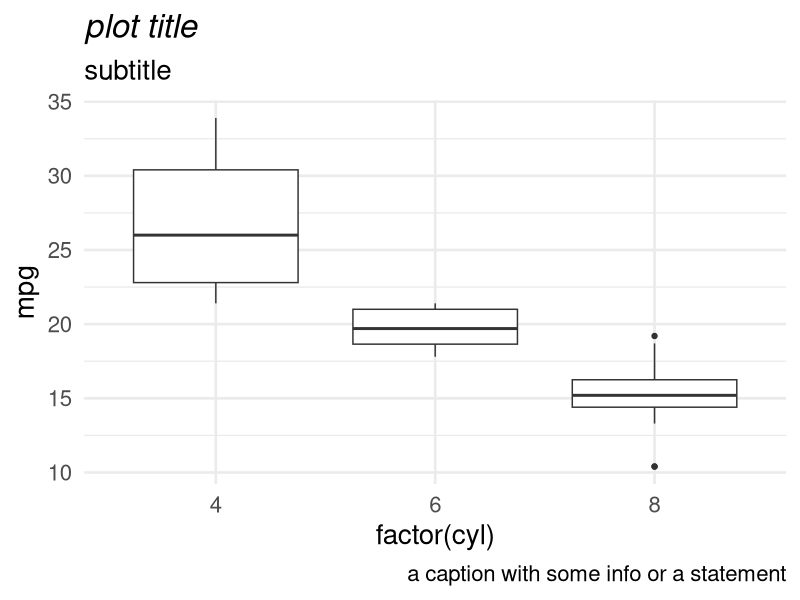
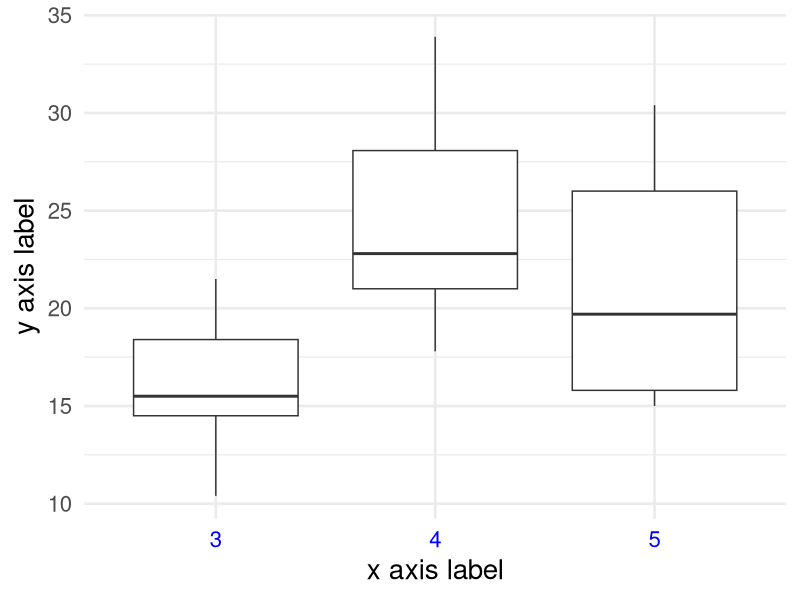

The R source for these figures, in order:
## ---- chunk 1
# **but comments inside a code chunk are normal R style

# echo=TRUE: the code you type in a chunk will appear in the output
knitr::opts_chunk$set(echo=TRUE) 

# another useful one when you're learning:
# tidy=TRUE: auto-formats code in output so that it's nicely indented etc.
#            (note: this will give you R Studio's preferred code format)


# notice that this chunk has the option include=FALSE
# this means that it won't show up in the output 
# (since it's not really "content", but just controls output)
## ---- chunk 2
library("dplyr"); library("reshape2"); library("ggplot2"); library("knitr")

# also set the ggplot2 theme to something nicer than the default
theme_set(theme_minimal(base_size=20))
## ---- chunk 3
# read in a dataset

# print the first few rows
## ---- chunk 4
# do some cleaning operations here -- e.g. 
#   - change column names;
#   - recode a column;
#   - reshape the data to long-format with melt(); 
#   - convert factor columns to character or vice versa; 
#   - ...
## ---- chunk 5
# make a table by calling `table()` on a column of interest
## ---- chunk 6
# add some stuff to the `table` command above to make a formatted version:
#   - wrap it in `as.data.frame()`, and then wrap that in `kable()`
#   - then give `kable()` a vector of `col.names=` that you want displayed
#   - you can also specify `digits=` in `kable()`, for rounding in the output
## ---- chunk 7
# example of combining `aggregate()` with `kable()`:
cars_mpg_tab <- aggregate(mpg ~ gear + cyl, data=mtcars, FUN="mean")

# desired column names for output table:
my_colnames <- c("number of gears", "number of cylinders", "gas mileage (mpg)")

# display the table (note kable() comes from the knitr:: package)
kable(cars_mpg_tab, col.names=my_colnames, align=c("c","l","l"), digits=1)
## ---- chunk 8
# distribution of frequency by part of speech
ggplot(mtcars, aes(x=factor(cyl), y=mpg)) +
  geom_boxplot() + 
  theme(plot.title=element_text(face="italic")) +
  labs(title="plot title",
       subtitle="subtitle",
       caption="a caption with some info or a statement")

# distribution of rank by part of speech
ggplot(mtcars, aes(x=factor(gear), y=mpg)) +
  geom_boxplot() + 
  theme(axis.text.x=element_text(color="blue")) +
  labs(x="x axis label",
       y="y axis label")
## ---- chunk 9
# fit a linear regression model with `lm()` 
# the outcome is before the tilde; and 
# the predictors are after the tilde, separated by "+"

# search the help window and scroll to bottom of `lm()` page to see examples
## ---- chunk 10
# look at the full model summary with `summary(your_model)`
## ---- chunk 11
# extract the r-squared value from the model summary
# summary(your_model)$r.squared

# or compute it directly (see week1 notes for pearson's r)
# cor(your_data$outcome_var, fitted(your_model))^2
